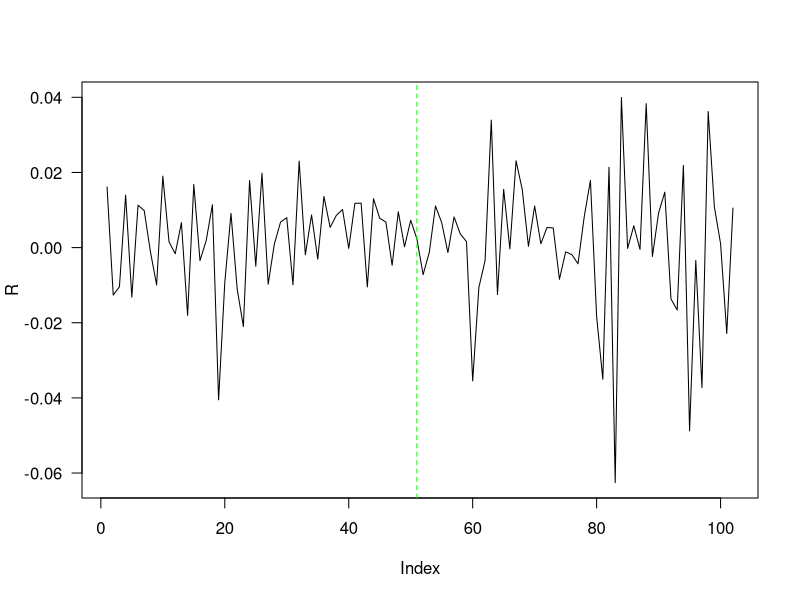
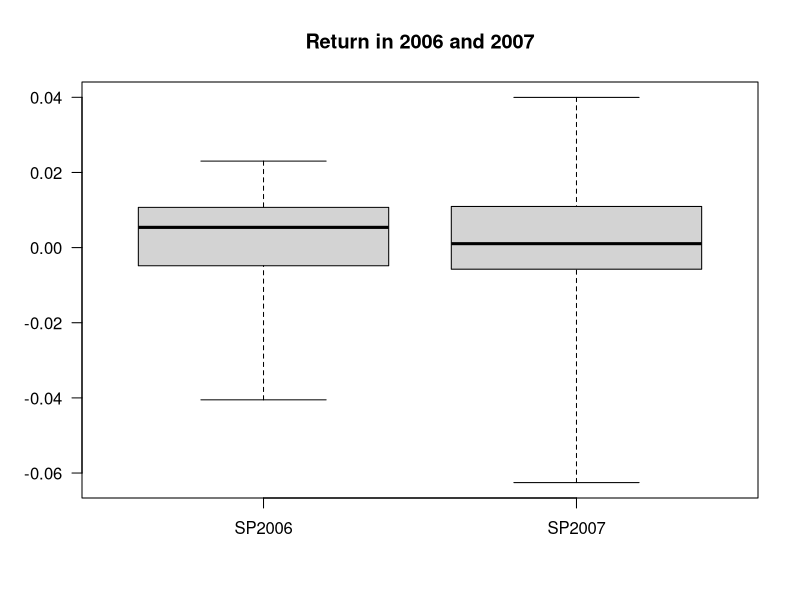
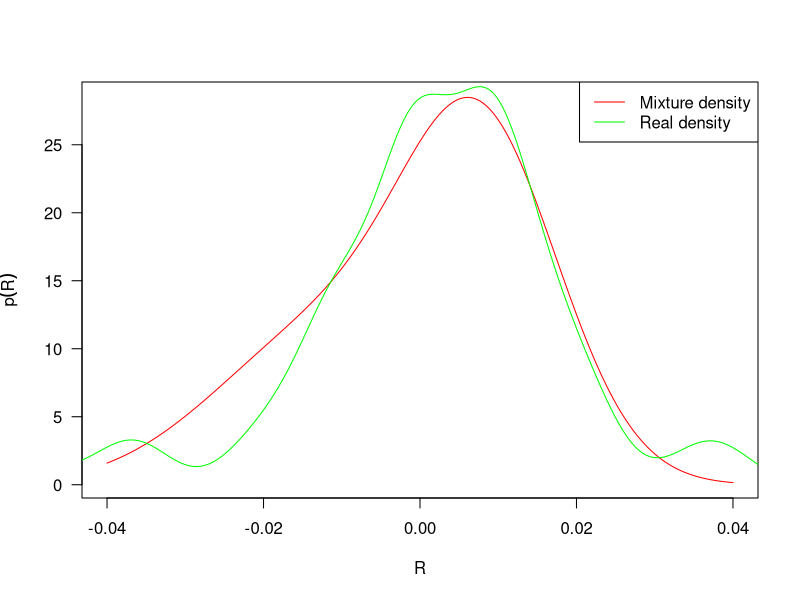
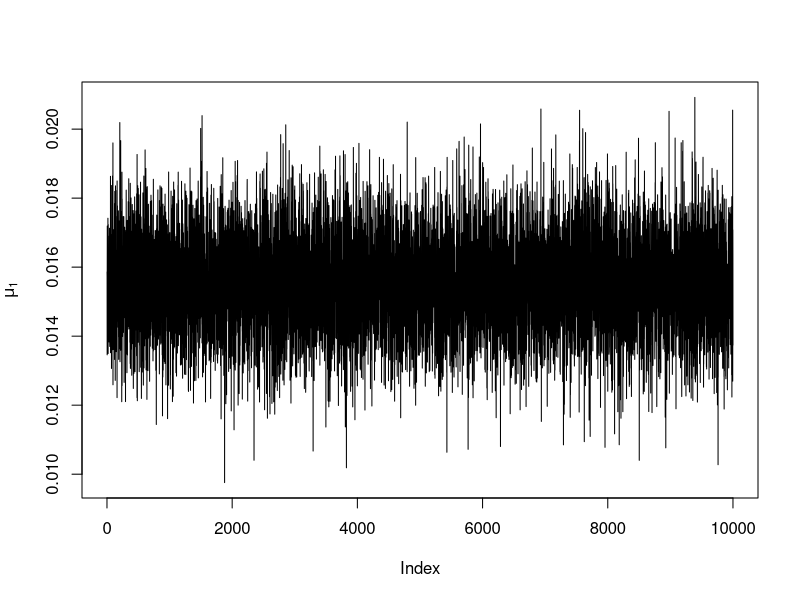
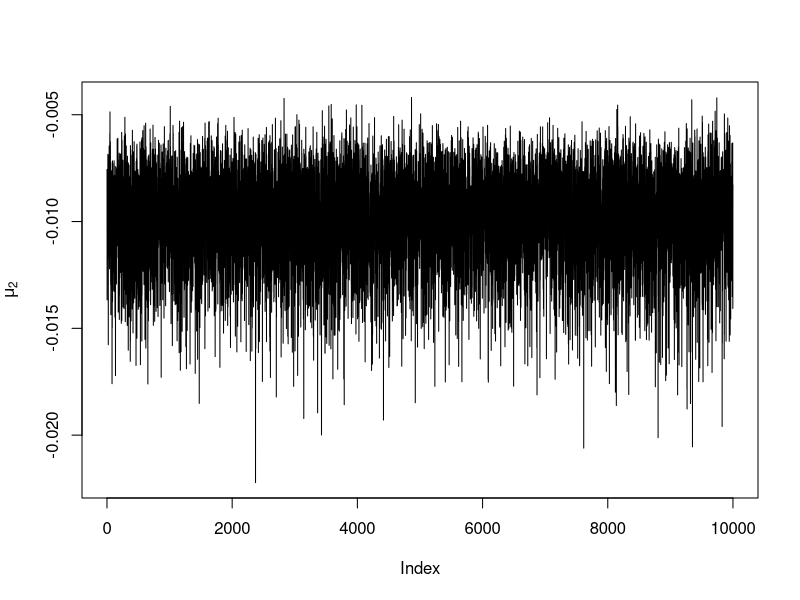
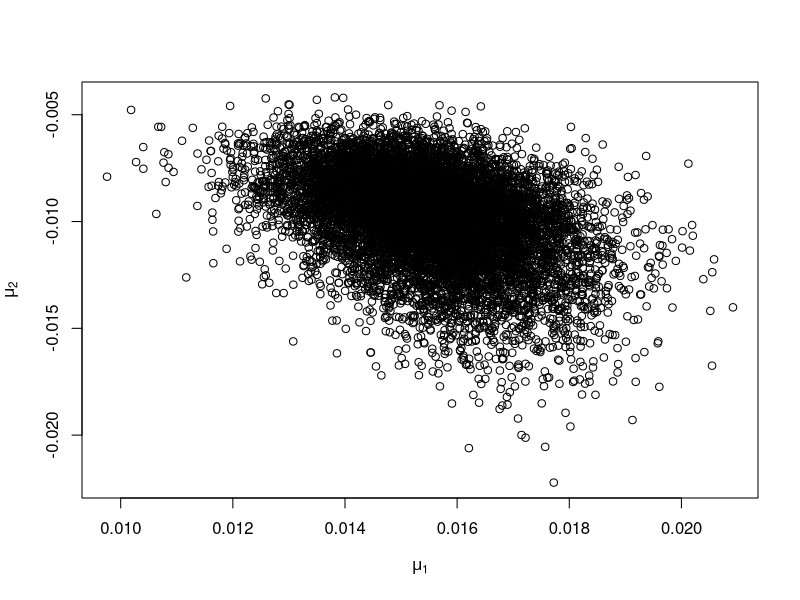
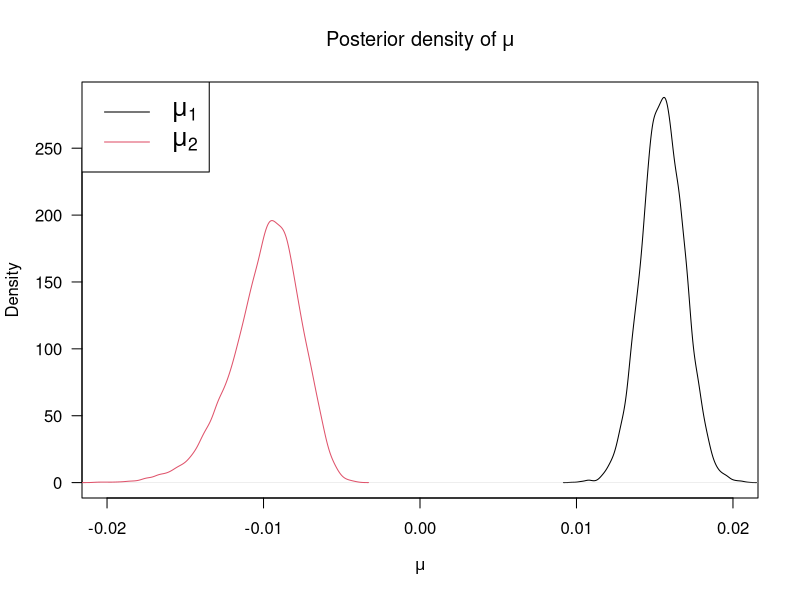
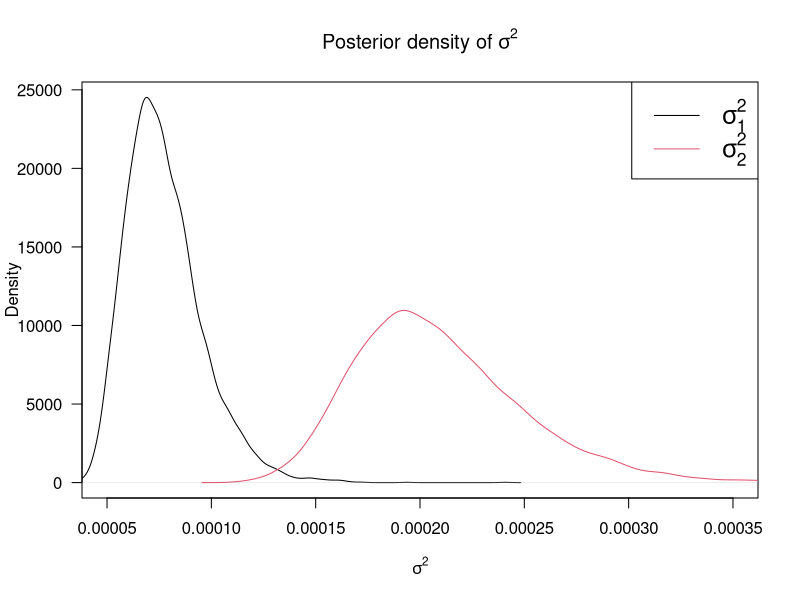

R code for these plots, in order:
## ---- chunk 1
knitr::opts_chunk$set(echo = F)
library(coda)
library(MASS)
library(mvtnorm)

## ---- chunk 2

setwd("~/Desktop/STAT-S 426/STAT-S426-Project")
SP500.2006 <- read.csv("2006.txt",header = F)
SP500.2007 <- read.csv("2007.txt",header = F)
SP500 <- rbind(SP500.2006,SP500.2007)

r = c(4.35,4.44,4.42,4.51,4.6,4.66,4.7,4.69,4.74,4.76,4.77,4.78,4.83,4.82,4.91,4.98,4.98,5.02,4.99,
      4.97,5.07,5.05,5.15,5.22,5.30,5.29,5.26,5.22,5.16,5.11,5.07,5.06,5.07,5.03,5.02,4.99,5.00,4.89,4.87,
      5.02,5.04,5.08,4.95,5.02,5.04,5.01,4.98,4.90,4.95,4.96,4.99,
      4.98,5.01,5.08,5.09,5.09,5.09,5.06,5.05,4.9,4.91,4.89,4.90,4.92,4.90,4.90,4.82,4.96,4.96,4.96,4.99,
      4.98,4.97,4.93,4.99,4.98,4.95,4.82,4.89,4.41,4.10,4.24,4.28,4.12,4.06,4.03,4.10,4.03,4.11,4.23,4.11,3.91,3.98,
      4.04,3.71, 3.65,3.18,3.31,3.13,3.16,3.26,3.34
      )/365
# transfer annual rate to daily rate

R = c()
for (i in 2:nrow(SP500)){
  R = c(R, log(SP500$V2[i]/SP500$V2[i-1]))
}



## ---- chunk 3

plot(R, type = 'l', las = 1)
abline(v = length(R)/2, col = 'green', lty = 2)
# boxplot(R, las = 1)
# summary(R)

# plot(density(R),las = 1, xlab = 'R')

boxplot(list(SP2006 = R[1:round(length(R)/2)],SP2007 = R[round(length(R)/2):length(R)]),
        las = 1, range = 0, main = 'Return in 2006 and 2007')

# abline(v = 0.008, col = 3)
# abline(v = -0.001, col = 5)

# length(subset(R, R > 0.009))
# length(subset(R, R > 0.003 & R < 0.011))

# length(subset(R, R > -0.002 & R < 0.009))
# length(subset(R, R < -0.002))

## ---- chunk 4
# K = # of mixture normal models 
# T = total # of days
# pi = proportion of each normal model
# mu = mean of each normal
# theta = variance of each normal
# v_t ~ Uniform[0,1]
# Gt = k -> which normal model

mu = c(0.008, -0.012)
s2 = c(0.0001, 0.0002)
p = c(0.6, 0.4)
K = 2 # the number of mixed normal models

interval = seq(-0.04,0.04,0.0001)
plot(interval, p[1]*dnorm(interval, mu[1], sqrt(s2[1])) + p[2]*dnorm(interval, mu[2], sqrt(s2[2])), 
     col = 'red', las = 1, ylab = expression(p(R)), xlab = expression(R), type = 'l')
lines(density(R),col='green')
legend('topright',legend = c("Mixture density","Real density"), lty = c(1,1), col = c('red','green'))

## ---- chunk 5

# Fix K = 2, v_t = 0 (p. 595)

Psi.k = function(u){
  return(log(p[1]*exp(-u*mu[1] + u^2*s2[1]/2) + p[2]*exp(-u*mu[2] + u^2*s2[2]/2)))
}

Psi.vt = Psi.k(u = 0)
Psi.vt_1 = Psi.k(u = -1)

r_t = mean(r) #0.01

rho_t = r_t + Psi.vt - Psi.vt_1

Post.Gt.1 = p[1] * dnorm(R, mu[1] + rho_t,sqrt(s2[1]))/(p[1] * dnorm(R, mu[1] + rho_t,sqrt(s2[1])) + p[2] * dnorm(R, mu[2] + rho_t,sqrt(s2[2])))
Post.Gt.2 = p[2] * dnorm(R, mu[2] + rho_t,sqrt(s2[2]))/(p[1] * dnorm(R, mu[1] + rho_t,sqrt(s2[1])) + p[2] * dnorm(R, mu[2] + rho_t,sqrt(s2[2])))

model.num = c()
for (i in 1:length(R)){
  if (Post.Gt.1[i] > Post.Gt.2[i]){
    model.num = c(model.num,1)
  }
  else {model.num = c(model.num,2)}
}

# cbind(Post.Gt.1, Post.Gt.2, model.num)

x1 = length(subset(model.num, model.num == 1))
x2 = length(subset(model.num, model.num == 2))

# c(x1, x2)
## ---- chunk 6

a <- b <- 1
mu_0 <- mean(mu)
tao_0.sq <- 0.01^2
sigma_0.sq <- 0.01^2
v_0 <- 1

trace <- array(NA, dim = c(10000,5), dimnames=list(iteration=NULL, parameters = c('mu1', 'mu2','sigma1.sq','sigma2.sq','p')))
trace[1,] <- tr <- c(mean(R[model.num == 1]), mean(R[model.num == 2]), 
                     var(R[model.num == 1]), var(R[model.num == 2]), x1/(x1+x2))


x1 = length(subset(model.num, model.num == 1))
x2 = length(subset(model.num, model.num == 2))

R1 = R[model.num == 1]
R2 = R[model.num == 2]

R1.bar = mean(R[model.num == 1])
R2.bar = mean(R[model.num == 2])


for (i in 2:10000){
  new.p <- rbeta(1,  x1 + a, x2 + b)
  
  new.sigma1.sq <- 1/rgamma(1,0.5*(v_0 + x1),0.5*(v_0*sigma_0.sq + sum((R[model.num == 1]-tr[1])^2)))
  new.sigma2.sq <- 1/rgamma(1,0.5*(v_0 + x2),0.5*(v_0*sigma_0.sq + sum((R[model.num == 2]-tr[2])^2)))
  
  new.mu1 <- rnorm(1,(mu_0/tao_0.sq + x1*R1.bar/new.sigma1.sq)/(1/tao_0.sq + x1/new.sigma1.sq),
                      sqrt(1/(1/tao_0.sq + x1/new.sigma1.sq)))

  # new.mu2 <- rnorm(1,(mu_0/tao_0.sq + x2*R2.bar/new.sigma2.sq)/(1/tao_0.sq + x2/new.sigma2.sq),
                      # sqrt(1/(1/tao_0.sq + x2/new.sigma2.sq)))
 # A = 
 # b =
  
  # new.mu1 = rnorm(1,-A^(-1)*b,A^(-1))
  new.mu2 = -new.mu1*new.p/(1-new.p)
  
  trace[i,] <- tr <- c(new.mu1, new.mu2, new.sigma1.sq, new.sigma2.sq, new.p)
  
  }

## ---- chunk 7
plot(trace[,1],type = 'l',ylab=expression(mu[1]))
plot(trace[,2],type = 'l',ylab=expression(mu[2]))

plot(trace[,1],trace[,2],ylab=expression(mu[2]),xlab=expression(mu[1]))

## ---- chunk 8

plot(density(trace[,1]), type = 'l', ylab = 'Density', xlab = expression(mu),
     las = 1,xlim = c(-0.02,0.02),
     main = expression('Posterior density of'~mu))
lines(density(trace[,2]), type = 'l',col=2)
legend('topleft',legend = c(expression(mu[1]),expression(mu[2])), 
       col = c(1,2), lty = c(1,1), cex = 1.5)

plot(density(trace[,3]), type = 'l', ylab = 'Density', xlab = expression(sigma^2),
     las = 1, xlim = c(5e-5,3.5e-4),
     main = expression('Posterior density of'~sigma^2))
lines(density(trace[,4]), type = 'l', col = 2)
legend('topright',legend = c(expression(sigma[1]^2),expression(sigma[2]^2)), 
       col = c(1,2), lty = c(1,1), cex = 1.5)


plot(density(trace[,5]), type = 'l', ylab = 'Density', xlab = expression(pi),
     xlim = c(0.2,0.8), las = 1,
     main = expression('Posterior density of'~pi))
lines(density(1-trace[,5]), col=2)
legend('topleft',legend = c(expression(pi[1]),expression(pi[2])), 
       col = c(1,2), lty = c(1,1),cex = 1.5)

## ---- chunk 9

post.inf = apply(trace,2,FUN = function(x){return(c(mean(x),quantile(x,c(0.025,0.975))))})
row.names(post.inf)[1] = 'mean'
round(post.inf, 6)


## ---- chunk 10

mu.mcmc <- mcmc(trace[,1:2], start = 100)

autocorr.plot(mu.mcmc)

sigma.mcmc <- mcmc(trace[,3:4], start = 100)

autocorr.plot(sigma.mcmc)

t(as.matrix(c(effectiveSize(mu.mcmc), effectiveSize(sigma.mcmc))))
